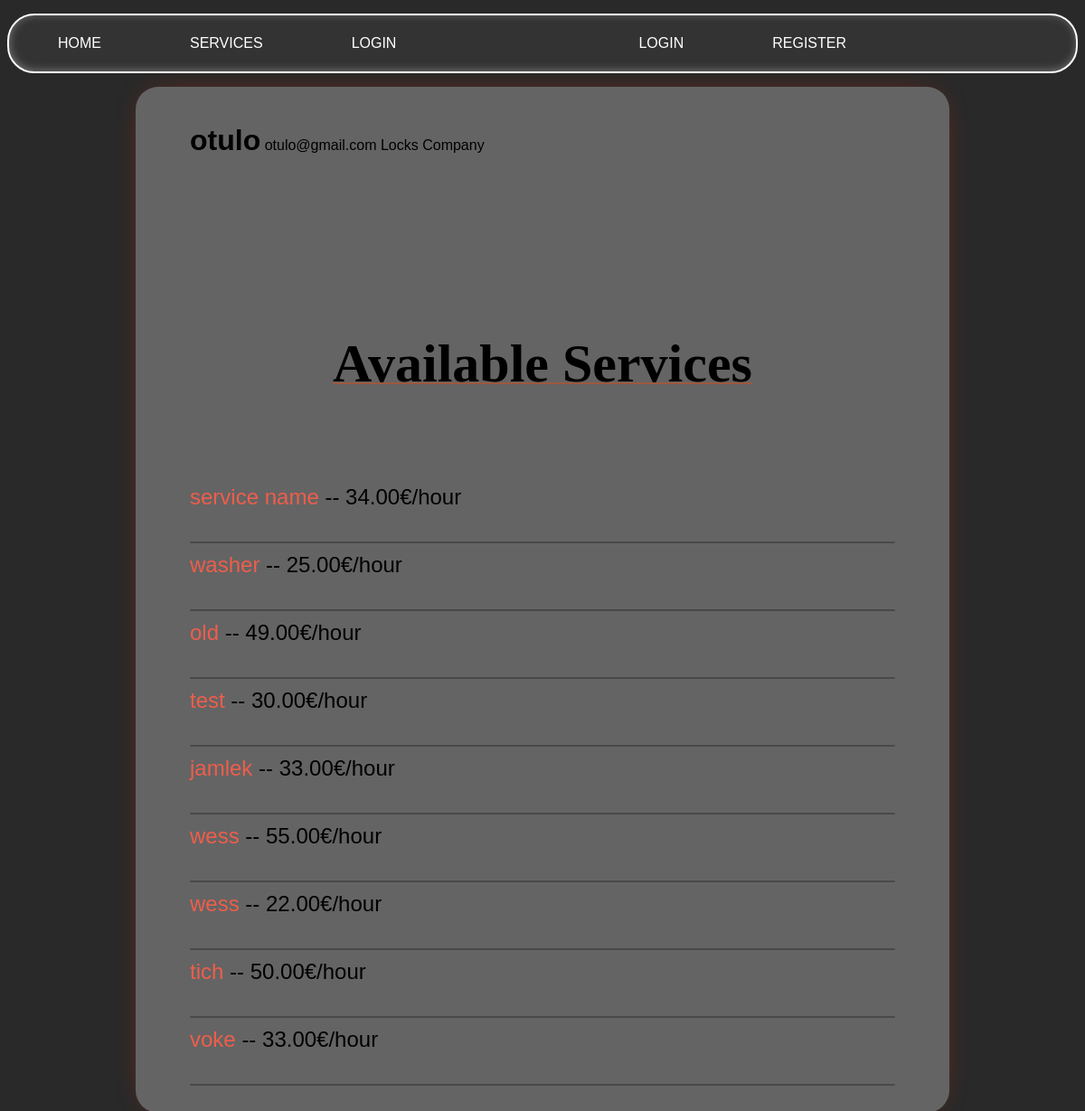
/company/otulo, run on the app's committed database.
### users/models.py (models this page shows, shortened)
class User(AbstractUser):
    email = models.EmailField(unique=True)
    is_company = models.BooleanField(default=False)
    is_customer = models.BooleanField(default=False)
    USERNAME_FIELD = 'email'
    REQUIRED_FIELDS = ['username']

class Company(models.Model):
    user = models.OneToOneField('users.User', on_delete=models.CASCADE, primary_key=True)
    field_of_work = models.CharField(
        max_length=70,
        choices=FIELD_OF_WORK_CHOICES,
        blank=False, null=False
    )
    rating = models.IntegerField(
        validators=[MaxValueValidator(5), MinValueValidator(0)],
        default=0
    )

### services/models.py (models this page shows, shortened)
class Service(models.Model):
    company = models.ForeignKey(Company, on_delete=models.CASCADE)
    name = models.CharField(max_length=40)
    description = models.TextField()
    price_hour = models.DecimalField(decimal_places=2, max_digits=100)
    rating = models.IntegerField(validators=[MinValueValidator(
        0), MaxValueValidator(5)], default=0)
    choices = (
        ('Air Conditioner', 'Air Conditioner'),
        ('Carpentry', 'Carpentry'),
        ('Electricity', 'Electricity'),
        ('Gardening', 'Gardening'),
        ('Home Machines', 'Home Machines'),
        ('House Keeping', 'House Keeping'),
        ('Interior Design', 'Interior Design'),
        ('Locks', 'Locks'),
        ('Painting', 'Painting'),
        ('Plumbing', 'Plumbing'),
        ('Water Heaters', 'Water Heaters'),
    )
    field = models.CharField(max_length=30, blank=False,
                             null=False, choices=choices)
    date = models.DateTimeField(auto_now=True, null=False)

### netfix/views.py (the view)
# urls.py: path('company/<slug:name>', v.company_profile, name='company_profile'),
def company_profile(request, name):
    user = User.objects.get(username=name)
    services = Service.objects.filter(
        company=Company.objects.get(user=user)).order_by("-date")
    return render(request, 'users/profile.html', {'user': user, 'services': services})

### users/templates/users/profile.html (shortened to what this page needs)
{% extends 'main/base.html' %}
{% block content %}
    {% if user.is_customer %}
        <div style="display: ruby;">
            <h1>{{ user.username }} ({{user_age}} y/o)</h1>
            <p>{{ user.email }}</p>
            <p style="float: right;">Customer</p>
        </div>
    {% else %}
        <div style="display: ruby;">
            <h1>{{ user.username }}</h1>
            <p> {{ user.email }}</p>
            <p style="float: right;">{{ user.company.field_of_work }} Company</p>
        </div>
    {% endif %}
    <p class="title">
        {% if user.is_customer %}
            Previous Requested Services
        {% else %}
            Available Services
        {% endif %}
    </p>
    {% if user.is_customer %}
        {% for service in service_requests %}
            <div>
                <a href="/services/{{ service.service.id }}">{{ service.service.name }}</a> ({{ service.service.field_of_work }})
                <p style="margin: 0; display: inline-block;"> ❱❱ {{ service.price }}</p>
                <p style="margin: 0; display: inline-block;"> ❱❱ {{ service.request_date }}</p>
                <p style="float: right; margin: 0;">
                    by <a href="/company/{{ service.service.company.id }}">{{ service.service.company.user.email }}</a>
                </p>
            </div>
            <div class="line"></div>
        {% endfor %}
    {% else %}
        {% for service in services %}
            <div class="list_services_profile">
                <a href="/services/{{ service.id }}">{{ service.name }}</a> -- {{ service.price_hour }}€/hour
                <div class="line"></div>
            </div>
        {% endfor %}
    {% endif %}
{% endblock %}

### static/css/style.css (style rules this page uses)
body { background: #292929; font-family: 'Lexend Exa', sans-serif; padding: 0; margin: 0; }
a { color: #ee5e4b; text-decoration: none; }
.content p { text-align: center; margin: 30px 0px; white-space: pre-line; }
.title { text-align: center; font-family: 'Times New Roman', Times, serif; font-size: 60px; font-weight: bold; text-decoration: 2px underline; text-decoration-color: rgba(255, 68, 0, 0.37); }
.line { width: 100%; margin: 0 auto; height: 2px; background-color: #00000044; border-radius: 20px; margin-bottom: 10px; margin-top: 35px; }
.list_services_profile { font-size: x-large; }

### data on the page
User: username "otulo", email "otulo@gmail.com", company.field_of_work "Locks"
Service: name "service name", price_hour "34.00"
Service: name "washer", price_hour "25.00"
Service: name "old", price_hour "49.00"
Service: name "test", price_hour "30.00"
Service: name "jamlek", price_hour "33.00"
Service: name "wess", price_hour "55.00"
Service: name "wess", price_hour "22.00"
Service: name "tich", price_hour "50.00"
Service: name "voke", price_hour "33.00"
